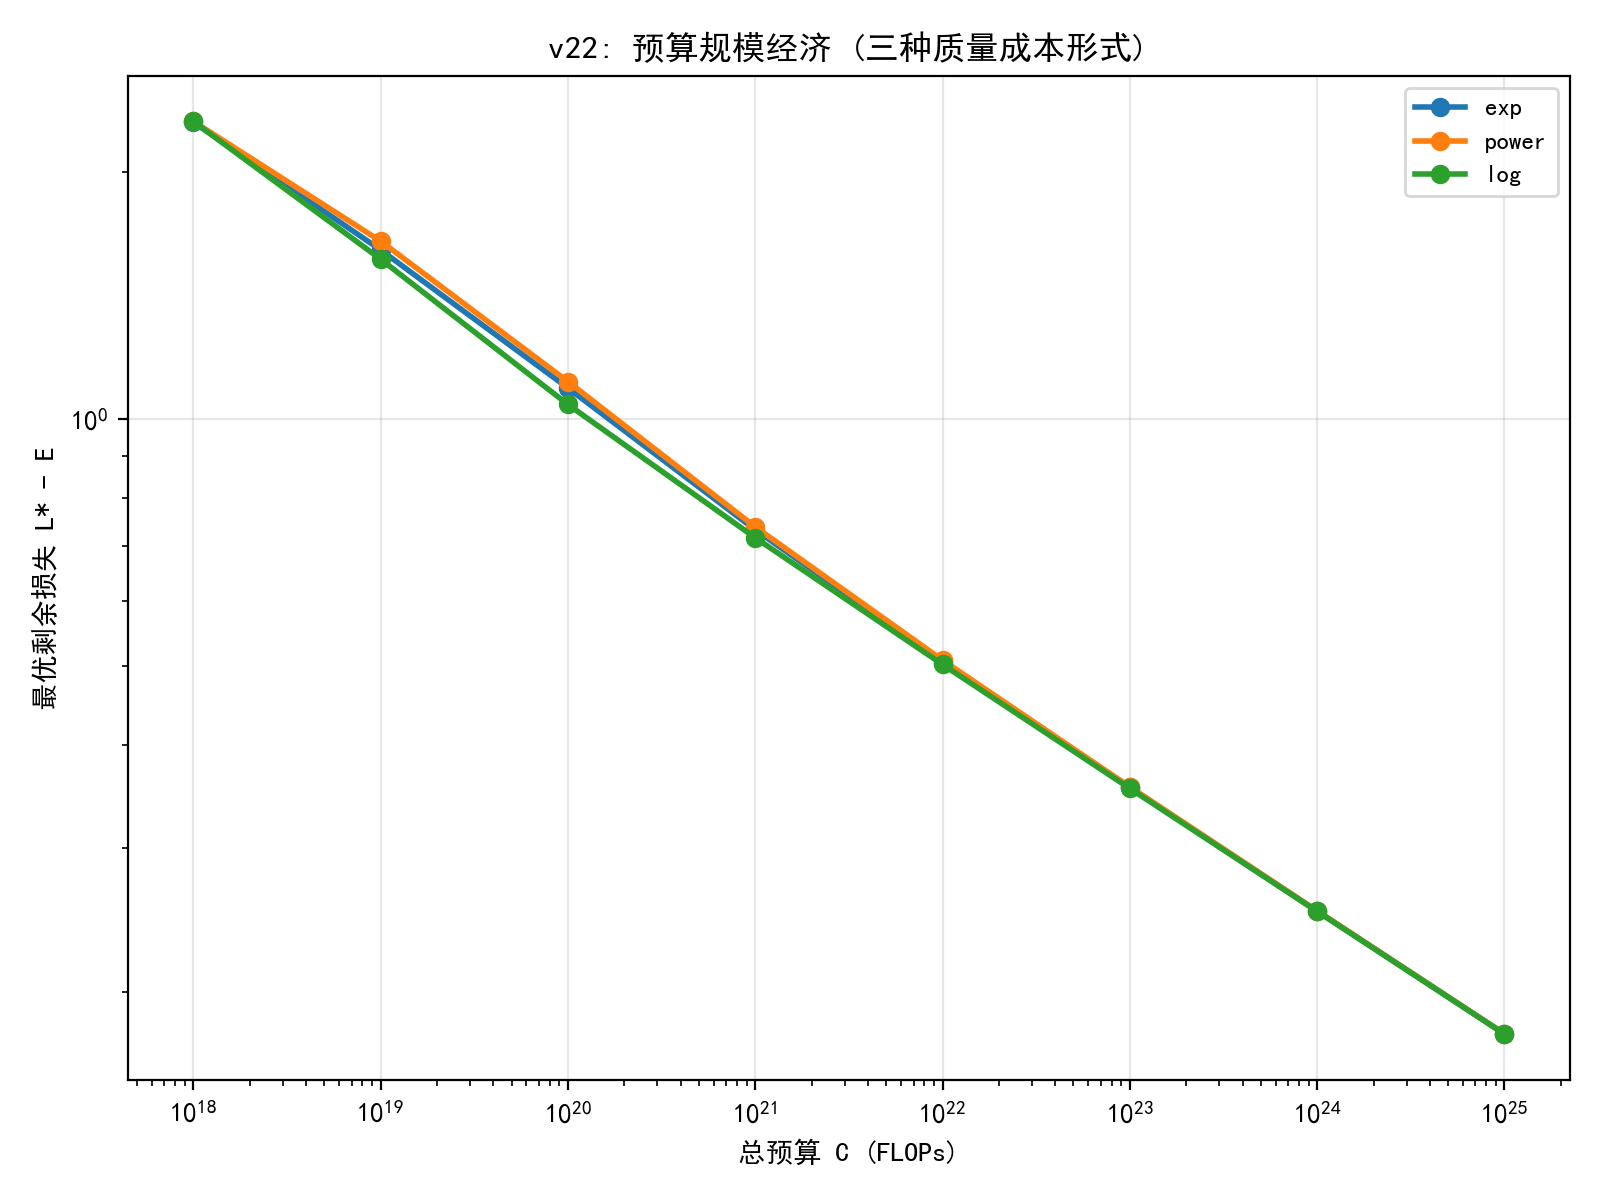

Here is the Python script that generated this plot:
# -*- coding: utf-8 -*-
"""
v22 实验: 预算-最优损失的规模经济 (budget ladder)
对 C ∈ {1e18..1e25} 用 exp/power/log 三种质量成本形式求最优 (N*,D*,Q*,L*),
拟合 ln(L*-E) vs ln C (对数线性), 给出"预算每翻倍最优损失下降比例"的弹性.
跨形式对比: 预算的规模经济是否与质量成本形式无关?
输出: experiments/v22_p3_budget_ladder.csv/.json/.png
"""
import os, sys, json
import numpy as np
import pandas as pd
sys.path.insert(0, os.path.join(os.path.dirname(__file__), "..", "code"))
from p3_optimization import solve_opt, GL, G_FORMS
from common import BASE

EX = os.path.join(os.path.dirname(__file__))
os.makedirs(EX, exist_ok=True)

import matplotlib
matplotlib.use("Agg")
import matplotlib.pyplot as plt
import matplotlib.font_manager as fm
for _f in ("SimHei.ttf", "simsun.ttf"):
    _p = os.path.join(BASE, _f)
    if os.path.exists(_p):
        fm.fontManager.addfont(_p)
plt.rcParams["font.sans-serif"] = ["SimHei"]
plt.rcParams["axes.unicode_minus"] = False

E = GL["E"]
Cs = np.geomspace(1e18, 1e25, 8)


def main():
    rows = []
    fits = {}
    for form in G_FORMS:
        for C in Cs:
            r = solve_opt(C, form, 4096)
            if r is None:
                continue
            rows.append({"form": form, "C": C, "L": r["L"], "N": r["N"],
                         "D": r["D"], "Q": r["Q"], "s_train": r["C_train"] / C,
                         "s_Q": r["C_Q"] / C, "s_attn": r["C_attn"] / C})
        df = pd.DataFrame([r for r in rows if r["form"] == form])
        lx, ly = np.log(df["C"]), np.log(df["L"] - E)
        k, b = np.polyfit(lx, ly, 1)
        r2 = 1 - np.sum((ly - (k * lx + b)) ** 2) / np.sum((ly - ly.mean()) ** 2)
        fits[form] = {"slope": float(k), "r2": float(r2),
                      "double_halving_pct": float((1 - 2 ** k) * 100)}
        print(f"{form}: ln(L*-E) vs lnC slope={k:.4f} R2={r2:.4f} "
              f"=> 预算翻倍损失下降 {(1-2**k)*100:.1f}%")

    rdf = pd.DataFrame(rows)
    rdf.to_csv(os.path.join(EX, "v22_p3_budget_ladder.csv"), index=False, encoding="utf-8-sig")

    fig, ax = plt.subplots(figsize=(8, 6))
    for form in G_FORMS:
        d = rdf[rdf["form"] == form]
        ax.plot(d["C"], d["L"] - E, "o-", lw=2, label=form)
    ax.set_xscale("log"); ax.set_yscale("log")
    ax.set_xlabel("总预算 C (FLOPs)"); ax.set_ylabel("最优剩余损失 L* - E")
    ax.set_title("v22: 预算规模经济 (三种质量成本形式)")
    ax.legend(fontsize=9)
    ax.grid(alpha=0.3)
    fig.tight_layout(); fig.savefig(os.path.join(EX, "v22_p3_budget_ladder.png"), dpi=200)
    plt.close(fig)

    with open(os.path.join(EX, "v22_p3_budget_ladder.json"), "w", encoding="utf-8") as f:
        json.dump({"fits": fits, "rows": rows}, f, ensure_ascii=False, indent=2)
    print("\ndone v22")


if __name__ == "__main__":
    main()
